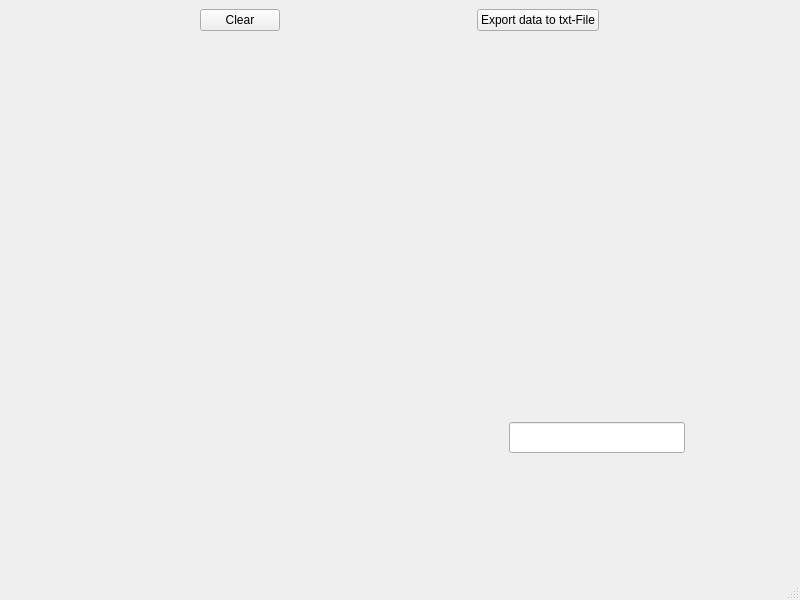
<?xml version="1.0" encoding="UTF-8"?>
<ui version="4.0">
 <class>LivePlot2</class>
 <widget class="QMainWindow" name="LivePlot2">
  <property name="geometry">
   <rect>
    <x>0</x>
    <y>0</y>
    <width>800</width>
    <height>600</height>
   </rect>
  </property>
  <property name="windowTitle">
   <string>MainWindow</string>
  </property>
  <widget class="QWidget" name="centralwidget">
   <layout class="QVBoxLayout" name="verticalLayout">
    <item>
     <layout class="QHBoxLayout" name="horizontalLayout">
      <item>
       <widget class="QPushButton" name="ClearButton">
        <property name="sizePolicy">
         <sizepolicy hsizetype="Fixed" vsizetype="Fixed">
          <horstretch>0</horstretch>
          <verstretch>0</verstretch>
         </sizepolicy>
        </property>
        <property name="text">
         <string>Clear</string>
        </property>
       </widget>
      </item>
      <item>
       <widget class="QPushButton" name="DataButton">
        <property name="sizePolicy">
         <sizepolicy hsizetype="Fixed" vsizetype="Fixed">
          <horstretch>0</horstretch>
          <verstretch>0</verstretch>
         </sizepolicy>
        </property>
        <property name="text">
         <string>Export data to txt-File</string>
        </property>
       </widget>
      </item>
     </layout>
    </item>
    <item>
     <layout class="QGridLayout" name="gridLayout">
      <item row="0" column="1">
       <widget class="QCustomPlot" name="plot_5" native="true">
        <property name="sizePolicy">
         <sizepolicy hsizetype="Expanding" vsizetype="Expanding">
          <horstretch>0</horstretch>
          <verstretch>0</verstretch>
         </sizepolicy>
        </property>
       </widget>
      </item>
      <item row="0" column="0">
       <widget class="QCustomPlot" name="plot_3" native="true">
        <property name="sizePolicy">
         <sizepolicy hsizetype="Expanding" vsizetype="Expanding">
          <horstretch>0</horstretch>
          <verstretch>0</verstretch>
         </sizepolicy>
        </property>
       </widget>
      </item>
      <item row="2" column="0">
       <widget class="QCustomPlot" name="plot_4" native="true">
        <property name="sizePolicy">
         <sizepolicy hsizetype="Expanding" vsizetype="Expanding">
          <horstretch>0</horstretch>
          <verstretch>0</verstretch>
         </sizepolicy>
        </property>
       </widget>
      </item>
      <item row="2" column="1">
       <layout class="QHBoxLayout" name="horizontalLayout_2">
        <item>
         <spacer name="horizontalSpacer">
          <property name="orientation">
           <enum>Qt::Horizontal</enum>
          </property>
          <property name="sizeHint" stdset="0">
           <size>
            <width>37</width>
            <height>17</height>
           </size>
          </property>
         </spacer>
        </item>
        <item>
         <widget class="QLineEdit" name="numDataEdit">
          <property name="sizePolicy">
           <sizepolicy hsizetype="Fixed" vsizetype="Fixed">
            <horstretch>0</horstretch>
            <verstretch>0</verstretch>
           </sizepolicy>
          </property>
          <property name="maximumSize">
           <size>
            <width>16777215</width>
            <height>16777215</height>
           </size>
          </property>
          <property name="baseSize">
           <size>
            <width>0</width>
            <height>0</height>
           </size>
          </property>
          <property name="font">
           <font>
            <pointsize>14</pointsize>
           </font>
          </property>
          <property name="layoutDirection">
           <enum>Qt::LeftToRight</enum>
          </property>
          <property name="maxLength">
           <number>32769</number>
          </property>
          <property name="alignment">
           <set>Qt::AlignCenter</set>
          </property>
          <property name="dragEnabled">
           <bool>true</bool>
          </property>
         </widget>
        </item>
        <item>
         <spacer name="horizontalSpacer_2">
          <property name="orientation">
           <enum>Qt::Horizontal</enum>
          </property>
          <property name="sizeHint" stdset="0">
           <size>
            <width>40</width>
            <height>20</height>
           </size>
          </property>
         </spacer>
        </item>
       </layout>
      </item>
     </layout>
    </item>
   </layout>
  </widget>
  <widget class="QMenuBar" name="menubar">
   <property name="geometry">
    <rect>
     <x>0</x>
     <y>0</y>
     <width>800</width>
     <height>21</height>
    </rect>
   </property>
  </widget>
  <widget class="QStatusBar" name="statusbar"/>
 </widget>
 <customwidgets>
  <customwidget>
   <class>QCustomPlot</class>
   <extends>QWidget</extends>
   <header>qcustomplot.h</header>
   <container>1</container>
  </customwidget>
 </customwidgets>
 <resources/>
 <connections/>
</ui>
